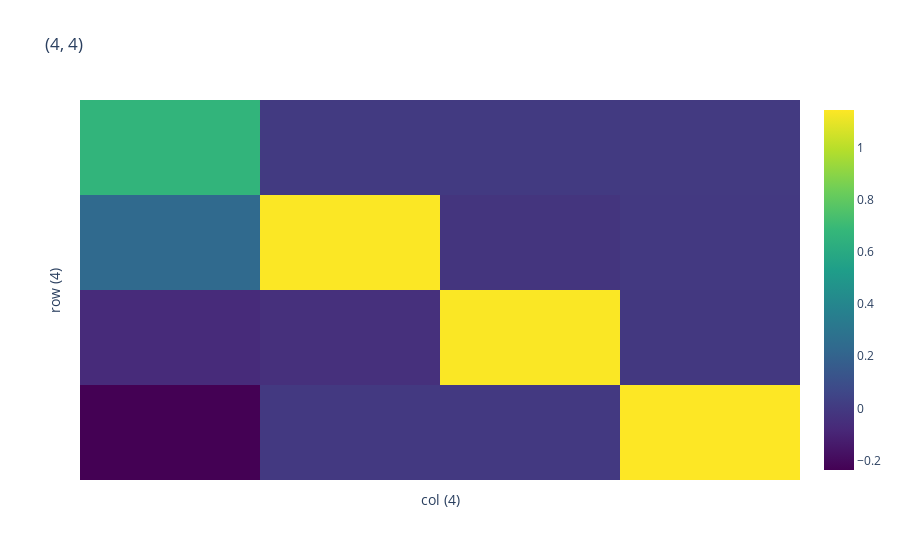

This figure's notebook cell:
### Code cell
heatmap(read_in @ write_out.T)

### Figure 1 — Plotly figure (JSON) as saved in the notebook; plotly's stock layout.template omitted (floating-point values rounded to 4 significant figures)
{"data": [{"colorscale": [[0, "#440154"], [0.1111, "#482878"], [0.2222, "#3e4989"], [0.3333, "#31688e"], [0.4444, "#26828e"], [0.5556, "#1f9e89"], [0.6667, "#35b779"], [0.7778, "#6ece58"], [0.8889, "#b5de2b"], [1, "#fde725"]], "hovertemplate": "%{y}%{x}val: %{z:.2f}<extra></extra>", "type": "heatmap", "x": ["col: 0<br>", "col: 1<br>", "col: 2<br>", "col: 3<br>"], "y": ["row: 0<br>", "row: 1<br>", "row: 2<br>", "row: 3<br>"], "z": [[0.6643, 0.002104, 0.002001, 0.0004831], [0.2378, 1.138, -0.02417, -0.005232], [-0.06876, -0.0455, 1.136, -0.007429], [-0.2356, -0.002337, -0.004651, 1.143]]}], "layout": {"title": {"text": "(4, 4)"}, "xaxis": {"showticklabels": false, "title": {"text": "col (4)"}}, "yaxis": {"autorange": "reversed", "showticklabels": false, "title": {"text": "row (4)"}}}}
